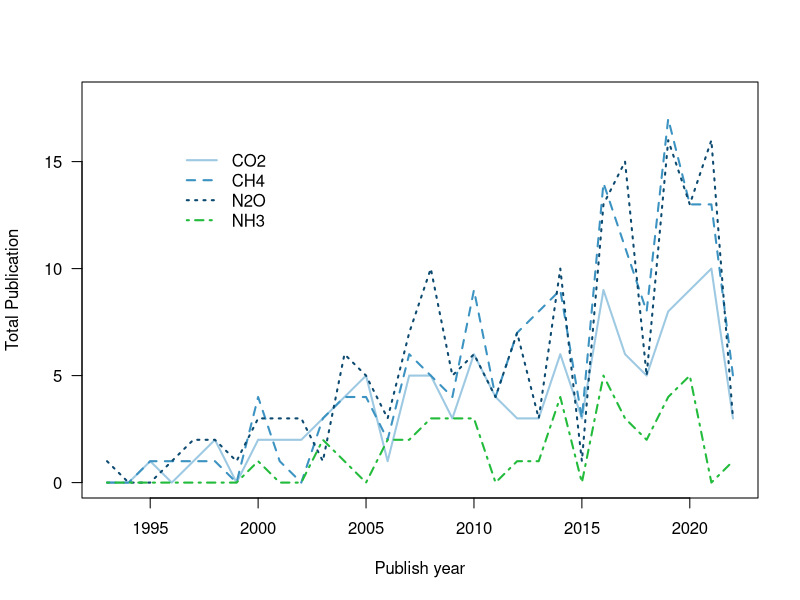
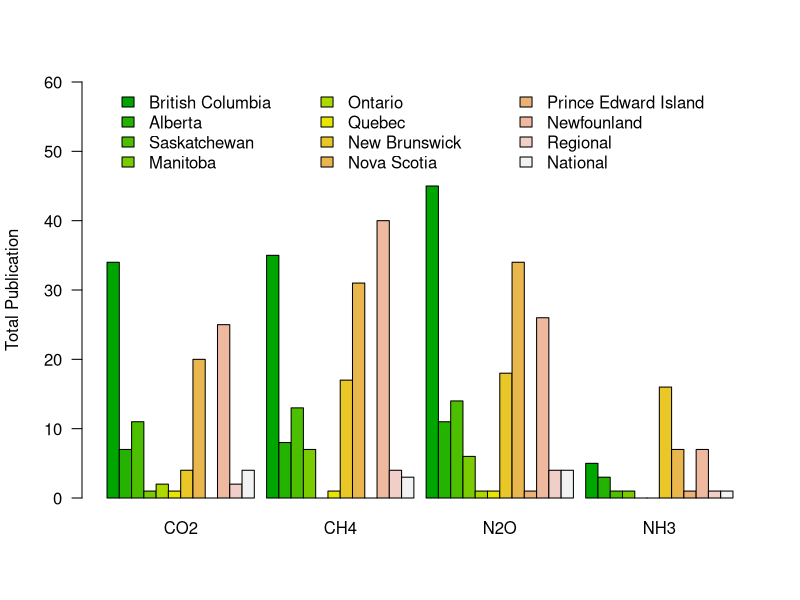

Here is the R script that generated these plots, in order:
library(tidyverse)
#read data
GHG<-read.csv("data input/data of ghg emission.csv",header=T)
GHG[263,]<-NA
GHG[263,c(3,20:23)]<-c(1994,0,0,0,0) #To fill the year gap
#First plot is to know the trend of GHG emission
#Are we turning our focus from CO2 to CH4 and N2O?
ghg.year<-data.frame(year=c(1993:2022),CO2=rep(0,30)
                     ,CH4=rep(0,30),N2O=rep(0,30)
                     ,NH3=rep(0,30))  #empty table
for(i in 1:4) {
ghg.year[i+1]<-tapply(GHG[,19+i],GHG$Pub..year,sum)
}

cols<-c("#9EC9E2","#3C93C2","#0D4A70"
        ,"#22BB3B")

#plot
year_pdf<-"data output/Publication in year.pdf"
pdf(file = year_pdf)
plot(ghg.year$year,ghg.year$CO2,type="n"
     ,ylim=c(0,18),ylab="Total Publication"
     ,xlab="Publish year",las=1)
for(i in 1:4){
lines(ghg.year$year,ghg.year[,i+1],col=cols[i],
      lwd=2,lty=i)
}

legend(1996,16,colnames(ghg.year)[2:5]
       ,col=cols,lty=c(1:4),bty="n",lwd=2)
dev.off()

#We want to spatial distribtion of the studies
prov<-(unique(GHG$Region))[c(8,2,10,1,5,4,11,7,12,9,6,3)]
prov.n<-length(prov)
ghg.prov<-data.frame(prov=prov,CO2=rep(0,prov.n)
                     ,CH4=rep(0,prov.n),N2O=rep(0,prov.n)
                     ,NH3=rep(0,prov.n))  #empty table
for(i in 1:4) {
  ghg.prov[i+1]<-tapply(GHG[,19+i],GHG$Region,sum)
}
cols.bar<-terrain.colors(12)
prov_pdf<-"data output/Publication in province.pdf"
pdf(file=prov_pdf)
barplot(as.matrix(ghg.prov[,2:5])
        ,beside=TRUE,ylim=c(0,60)
        ,col=cols.bar,las=1
        ,ylab="Total Publication")

legend(1,60,ghg.prov[,1],bty="n",
       ncol=3,fill =cols.bar)
dev.off()


#Count the use of techniques
tech<-unique(GHG$Technique[!is.na(GHG$Technique)])
tech.n<-length(tech)
ghg.tech<-data.frame(prov=tech,tech=rep(0,tech.n))  #empty table
for (i in 1:length(tech)) {
ghg.tech[i,2]<-sum(str_detect(GHG$Technique[!is.na(GHG$Technique)],tech[i]))
}

#Trends of techniques used in 1993-2022
tech<-unique(GHG$Technique[!is.na(GHG$Technique)])[c(1:4,6,8,10)]
year.tech<-data.frame(matrix(c(1993:2022,1:210),nrow=30,ncol=8))
names(year.tech)<-c("year",tech)
